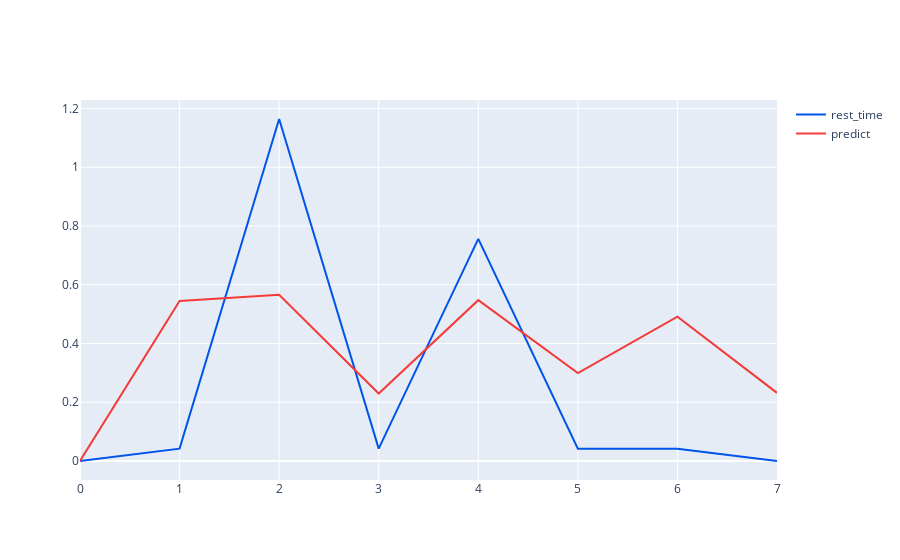

Notebook code cell kept with this figure:
### Code cell
fig = go.Figure()

fig.add_trace(go.Scatter(x=df_win.index, y=df_win['rest_time'],
                    line=dict(color = '#0054EA'),
                    mode='lines', # Line plot만 그리기
                    name='rest_time'))

fig.add_trace(go.Scatter(x=df_win.index, y=df_win['predict'],
                    line=dict(color = '#F43B39'),
                    mode='lines', # Line plot만 그리기
                    name='predict'))

fig.show()

### Figure 1 — Plotly figure (JSON) as saved in the notebook; plotly's stock layout.template omitted (floating-point values rounded to 4 significant figures)
{"data": [{"line": {"color": "#0054EA"}, "mode": "lines", "name": "rest_time", "type": "scatter", "x": [0, 1, 2, 3, 4, 5, 6, 7], "y": [0, 0.04206, 1.164, 0.04206, 0.7564, 0.04206, 0.04206, 0]}, {"line": {"color": "#F43B39"}, "mode": "lines", "name": "predict", "type": "scatter", "x": [0, 1, 2, 3, 4, 5, 6, 7], "y": [0, 0.5444, 0.5662, 0.2295, 0.5476, 0.2992, 0.4916, 0.232]}], "layout": {"autosize": true, "xaxis": {"autorange": true, "range": [0, 7], "type": "linear"}, "yaxis": {"autorange": true, "range": [-0.06469, 1.229], "type": "linear"}}}
